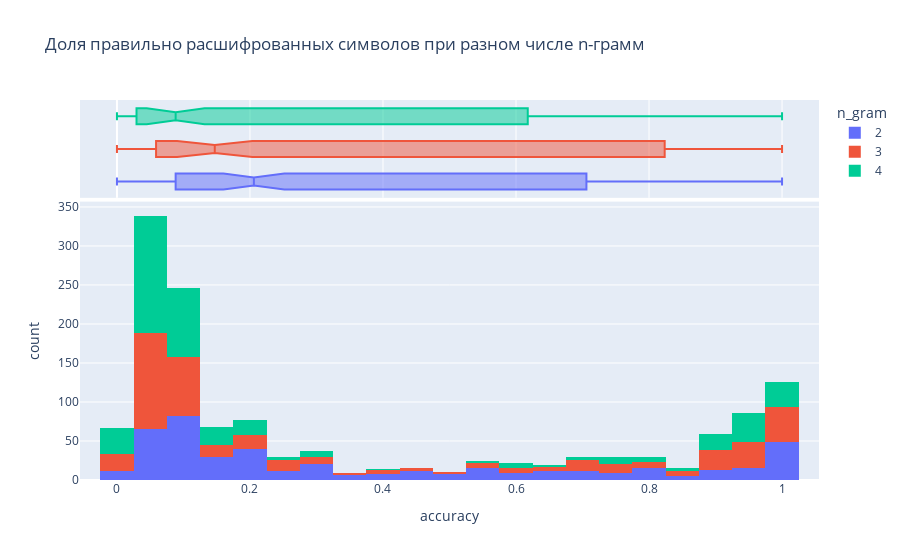

Notebook cell for this chart:
### Markdown cell above
При расшифровке тестового текста наилучшим образом показали себя триграммы. В целом по метрикам триграммы показывают наилучшие результаты. На практике имеет смысл выбирать между биграммами и триграммами.  Большее число n-грамм уже даёт результаты похуже.

### Code cell
ex.histogram(metric_data, x="accuracy", color="n_gram", marginal="box", title="Доля правильно расшифрованных символов при разном числе n-грамм")

### Figure 1 — Plotly figure (JSON) as saved in the notebook; plotly's stock layout.template omitted (floating-point values rounded to 4 significant figures; data arrays with more than 128 entries replaced by an {"elided": "..."} marker saying what was removed)
{"data": [{"alignmentgroup": "True", "bingroup": "x", "hovertemplate": "n_gram=2<br>accuracy=%{x}<br>count=%{y}<extra></extra>", "legendgroup": "2", "marker": {"color": "#636efa"}, "name": "2", "offsetgroup": "2", "orientation": "v", "showlegend": true, "type": "histogram", "x": {"elided": "450 float values"}, "xaxis": "x", "yaxis": "y"}, {"alignmentgroup": "True", "hovertemplate": "n_gram=2<br>accuracy=%{x}<extra></extra>", "legendgroup": "2", "marker": {"color": "#636efa"}, "name": "2", "notched": true, "offsetgroup": "2", "showlegend": false, "type": "box", "x": {"elided": "450 float values"}, "xaxis": "x2", "yaxis": "y2"}, {"alignmentgroup": "True", "bingroup": "x", "hovertemplate": "n_gram=3<br>accuracy=%{x}<br>count=%{y}<extra></extra>", "legendgroup": "3", "marker": {"color": "#EF553B"}, "name": "3", "offsetgroup": "3", "orientation": "v", "showlegend": true, "type": "histogram", "x": {"elided": "450 float values"}, "xaxis": "x", "yaxis": "y"}, {"alignmentgroup": "True", "hovertemplate": "n_gram=3<br>accuracy=%{x}<extra></extra>", "legendgroup": "3", "marker": {"color": "#EF553B"}, "name": "3", "notched": true, "offsetgroup": "3", "showlegend": false, "type": "box", "x": {"elided": "450 float values"}, "xaxis": "x2", "yaxis": "y2"}, {"alignmentgroup": "True", "bingroup": "x", "hovertemplate": "n_gram=4<br>accuracy=%{x}<br>count=%{y}<extra></extra>", "legendgroup": "4", "marker": {"color": "#00cc96"}, "name": "4", "offsetgroup": "4", "orientation": "v", "showlegend": true, "type": "histogram", "x": {"elided": "450 float values"}, "xaxis": "x", "yaxis": "y"}, {"alignmentgroup": "True", "hovertemplate": "n_gram=4<br>accuracy=%{x}<extra></extra>", "legendgroup": "4", "marker": {"color": "#00cc96"}, "name": "4", "notched": true, "offsetgroup": "4", "showlegend": false, "type": "box", "x": {"elided": "450 float values"}, "xaxis": "x2", "yaxis": "y2"}], "layout": {"barmode": "relative", "legend": {"title": {"text": "n_gram"}, "tracegroupgap": 0}, "title": {"text": "Доля правильно расшифрованных символов при разном числе n-грамм"}, "xaxis": {"anchor": "y", "domain": [0, 1], "title": {"text": "accuracy"}}, "xaxis2": {"anchor": "y2", "domain": [0, 1], "matches": "x", "showgrid": true, "showticklabels": false}, "yaxis": {"anchor": "x", "domain": [0, 0.7326], "title": {"text": "count"}}, "yaxis2": {"anchor": "x2", "domain": [0.7426, 1], "matches": "y2", "showgrid": false, "showline": false, "showticklabels": false, "ticks": ""}}}
